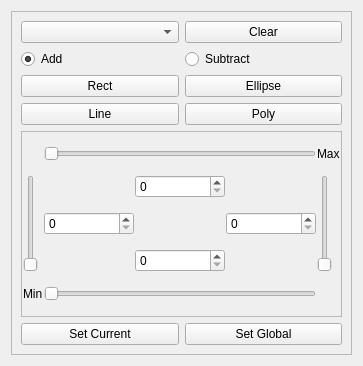
<?xml version="1.0" encoding="UTF-8"?>
<ui version="4.0">
 <class>Form</class>
 <widget class="QWidget" name="Form">
  <property name="geometry">
   <rect>
    <x>0</x>
    <y>0</y>
    <width>363</width>
    <height>366</height>
   </rect>
  </property>
  <property name="windowTitle">
   <string>Form</string>
  </property>
  <layout class="QHBoxLayout" name="horizontalLayout">
   <item>
    <widget class="QFrame" name="toolsFrame">
     <property name="sizePolicy">
      <sizepolicy hsizetype="Preferred" vsizetype="Preferred">
       <horstretch>1</horstretch>
       <verstretch>0</verstretch>
      </sizepolicy>
     </property>
     <property name="frameShape">
      <enum>QFrame::StyledPanel</enum>
     </property>
     <property name="frameShadow">
      <enum>QFrame::Raised</enum>
     </property>
     <layout class="QGridLayout" name="gridLayout">
      <item row="3" column="0">
       <widget class="QPushButton" name="lineMaskButton">
        <property name="text">
         <string>Line</string>
        </property>
       </widget>
      </item>
      <item row="4" column="0" colspan="2">
       <widget class="QFrame" name="frame">
        <property name="minimumSize">
         <size>
          <width>150</width>
          <height>150</height>
         </size>
        </property>
        <property name="frameShape">
         <enum>QFrame::StyledPanel</enum>
        </property>
        <property name="frameShadow">
         <enum>QFrame::Raised</enum>
        </property>
        <layout class="QGridLayout" name="gridLayout_2">
         <property name="leftMargin">
          <number>1</number>
         </property>
         <property name="topMargin">
          <number>1</number>
         </property>
         <property name="rightMargin">
          <number>1</number>
         </property>
         <property name="bottomMargin">
          <number>1</number>
         </property>
         <property name="spacing">
          <number>1</number>
         </property>
         <item row="2" column="2">
          <spacer name="horizontalSpacer_3">
           <property name="orientation">
            <enum>Qt::Horizontal</enum>
           </property>
           <property name="sizeHint" stdset="0">
            <size>
             <width>88</width>
             <height>20</height>
            </size>
           </property>
          </spacer>
         </item>
         <item row="3" column="2">
          <widget class="QSpinBox" name="xMinBox"/>
         </item>
         <item row="3" column="1">
          <spacer name="horizontalSpacer_4">
           <property name="orientation">
            <enum>Qt::Horizontal</enum>
           </property>
           <property name="sizeHint" stdset="0">
            <size>
             <width>88</width>
             <height>20</height>
            </size>
           </property>
          </spacer>
         </item>
         <item row="2" column="1">
          <widget class="QSpinBox" name="yMinBox"/>
         </item>
         <item row="1" column="2">
          <widget class="QSpinBox" name="xMaxBox"/>
         </item>
         <item row="3" column="3">
          <spacer name="horizontalSpacer_5">
           <property name="orientation">
            <enum>Qt::Horizontal</enum>
           </property>
           <property name="sizeHint" stdset="0">
            <size>
             <width>88</width>
             <height>20</height>
            </size>
           </property>
          </spacer>
         </item>
         <item row="1" column="1">
          <spacer name="horizontalSpacer">
           <property name="orientation">
            <enum>Qt::Horizontal</enum>
           </property>
           <property name="sizeHint" stdset="0">
            <size>
             <width>88</width>
             <height>20</height>
            </size>
           </property>
          </spacer>
         </item>
         <item row="1" column="3">
          <spacer name="horizontalSpacer_2">
           <property name="orientation">
            <enum>Qt::Horizontal</enum>
           </property>
           <property name="sizeHint" stdset="0">
            <size>
             <width>88</width>
             <height>20</height>
            </size>
           </property>
          </spacer>
         </item>
         <item row="2" column="3">
          <widget class="QSpinBox" name="yMaxBox"/>
         </item>
         <item row="4" column="0">
          <widget class="QLabel" name="label">
           <property name="text">
            <string>Min</string>
           </property>
          </widget>
         </item>
         <item row="0" column="4">
          <widget class="QLabel" name="label_2">
           <property name="text">
            <string>Max</string>
           </property>
          </widget>
         </item>
         <item row="1" column="4" rowspan="3">
          <widget class="QSlider" name="yMaxSlider">
           <property name="orientation">
            <enum>Qt::Vertical</enum>
           </property>
          </widget>
         </item>
         <item row="1" column="0" rowspan="3">
          <widget class="QSlider" name="yMinSlider">
           <property name="orientation">
            <enum>Qt::Vertical</enum>
           </property>
          </widget>
         </item>
         <item row="0" column="1" colspan="3">
          <widget class="QSlider" name="xMaxSlider">
           <property name="orientation">
            <enum>Qt::Horizontal</enum>
           </property>
          </widget>
         </item>
         <item row="4" column="1" colspan="3">
          <widget class="QSlider" name="xMinSlider">
           <property name="orientation">
            <enum>Qt::Horizontal</enum>
           </property>
          </widget>
         </item>
        </layout>
       </widget>
      </item>
      <item row="2" column="1">
       <widget class="QPushButton" name="ellipseMaskButton">
        <property name="text">
         <string>Ellipse</string>
        </property>
       </widget>
      </item>
      <item row="1" column="0">
       <widget class="QRadioButton" name="addROI">
        <property name="text">
         <string>Add</string>
        </property>
        <property name="checked">
         <bool>true</bool>
        </property>
       </widget>
      </item>
      <item row="2" column="0">
       <widget class="QPushButton" name="rectMaskButton">
        <property name="text">
         <string>Rect</string>
        </property>
       </widget>
      </item>
      <item row="1" column="1">
       <widget class="QRadioButton" name="subtractROI">
        <property name="text">
         <string>Subtract</string>
        </property>
       </widget>
      </item>
      <item row="3" column="1">
       <widget class="QPushButton" name="polyMaskButton">
        <property name="text">
         <string>Poly</string>
        </property>
       </widget>
      </item>
      <item row="0" column="0">
       <widget class="QComboBox" name="archList"/>
      </item>
      <item row="0" column="1">
       <widget class="QPushButton" name="clearButton">
        <property name="text">
         <string>Clear</string>
        </property>
       </widget>
      </item>
      <item row="5" column="0">
       <widget class="QPushButton" name="setCurrent">
        <property name="text">
         <string>Set Current</string>
        </property>
       </widget>
      </item>
      <item row="5" column="1">
       <widget class="QPushButton" name="setGlobal">
        <property name="text">
         <string>Set Global</string>
        </property>
       </widget>
      </item>
     </layout>
    </widget>
   </item>
  </layout>
 </widget>
 <resources/>
 <connections>
  <connection>
   <sender>xMaxBox</sender>
   <signal>valueChanged(int)</signal>
   <receiver>xMaxSlider</receiver>
   <slot>setValue(int)</slot>
   <hints>
    <hint type="sourcelabel">
     <x>167</x>
     <y>178</y>
    </hint>
    <hint type="destinationlabel">
     <x>164</x>
     <y>133</y>
    </hint>
   </hints>
  </connection>
  <connection>
   <sender>xMaxSlider</sender>
   <signal>sliderMoved(int)</signal>
   <receiver>xMaxBox</receiver>
   <slot>setValue(int)</slot>
   <hints>
    <hint type="sourcelabel">
     <x>201</x>
     <y>138</y>
    </hint>
    <hint type="destinationlabel">
     <x>196</x>
     <y>183</y>
    </hint>
   </hints>
  </connection>
  <connection>
   <sender>yMaxBox</sender>
   <signal>valueChanged(int)</signal>
   <receiver>yMaxSlider</receiver>
   <slot>setValue(int)</slot>
   <hints>
    <hint type="sourcelabel">
     <x>290</x>
     <y>221</y>
    </hint>
    <hint type="destinationlabel">
     <x>335</x>
     <y>221</y>
    </hint>
   </hints>
  </connection>
  <connection>
   <sender>yMaxSlider</sender>
   <signal>sliderMoved(int)</signal>
   <receiver>yMaxBox</receiver>
   <slot>setValue(int)</slot>
   <hints>
    <hint type="sourcelabel">
     <x>332</x>
     <y>191</y>
    </hint>
    <hint type="destinationlabel">
     <x>283</x>
     <y>230</y>
    </hint>
   </hints>
  </connection>
  <connection>
   <sender>xMinBox</sender>
   <signal>valueChanged(int)</signal>
   <receiver>xMinSlider</receiver>
   <slot>setValue(int)</slot>
   <hints>
    <hint type="sourcelabel">
     <x>183</x>
     <y>274</y>
    </hint>
    <hint type="destinationlabel">
     <x>194</x>
     <y>313</y>
    </hint>
   </hints>
  </connection>
  <connection>
   <sender>xMinSlider</sender>
   <signal>sliderMoved(int)</signal>
   <receiver>xMinBox</receiver>
   <slot>setValue(int)</slot>
   <hints>
    <hint type="sourcelabel">
     <x>161</x>
     <y>311</y>
    </hint>
    <hint type="destinationlabel">
     <x>162</x>
     <y>270</y>
    </hint>
   </hints>
  </connection>
  <connection>
   <sender>yMinSlider</sender>
   <signal>sliderMoved(int)</signal>
   <receiver>yMinBox</receiver>
   <slot>setValue(int)</slot>
   <hints>
    <hint type="sourcelabel">
     <x>35</x>
     <y>228</y>
    </hint>
    <hint type="destinationlabel">
     <x>75</x>
     <y>222</y>
    </hint>
   </hints>
  </connection>
  <connection>
   <sender>yMinBox</sender>
   <signal>valueChanged(int)</signal>
   <receiver>yMinSlider</receiver>
   <slot>setValue(int)</slot>
   <hints>
    <hint type="sourcelabel">
     <x>118</x>
     <y>227</y>
    </hint>
    <hint type="destinationlabel">
     <x>34</x>
     <y>251</y>
    </hint>
   </hints>
  </connection>
 </connections>
</ui>
